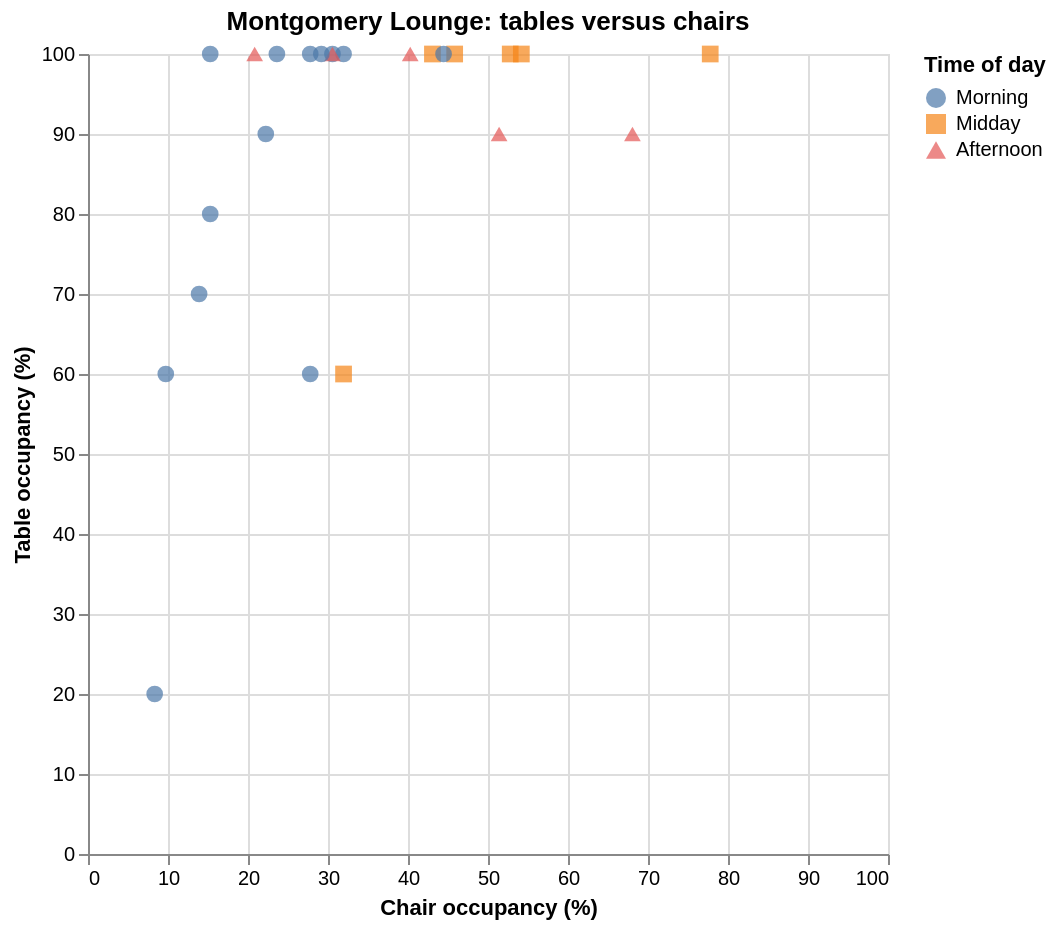

The cell this chart's notebook holds for it:
### Code cell
subset = data[data["location_label"] == "Montgomery Lounge"]

alt.Chart(subset).mark_point(filled=True, size=70).encode(
    x=alt.X(
        "chair_occupancy_pct:Q",
        title="Chair occupancy (%)",
        scale=alt.Scale(domain=[0, 100])
    ),
    y=alt.Y(
        "table_occupancy_pct:Q",
        title="Table occupancy (%)",
        scale=alt.Scale(domain=[0, 100])
    ),
    color=alt.Color("time_of_day:N", title="Time of day", sort=periods),
    shape=alt.Shape("time_of_day:N", title="Time of day", sort=periods),
    tooltip=["visit_id", "chair_occupancy_pct", "table_occupancy_pct"]
).properties(
    width=400,
    height=400,
    title="Montgomery Lounge: tables versus chairs"
)

### Figure 1 — Vega-Lite specification as saved in the notebook (floating-point values rounded to 4 significant figures)
{"config": {"view": {"continuousWidth": 300, "continuousHeight": 300}}, "data": {"name": "data-0e1a3010bd79882658cac84e9d3fb4a7"}, "mark": {"type": "point", "filled": true, "size": 70}, "encoding": {"color": {"field": "time_of_day", "sort": ["Morning", "Midday", "Afternoon"], "title": "Time of day", "type": "nominal"}, "shape": {"field": "time_of_day", "sort": ["Morning", "Midday", "Afternoon"], "title": "Time of day", "type": "nominal"}, "tooltip": [{"field": "visit_id", "type": "quantitative"}, {"field": "chair_occupancy_pct", "type": "quantitative"}, {"field": "table_occupancy_pct", "type": "quantitative"}], "x": {"field": "chair_occupancy_pct", "scale": {"domain": [0, 100]}, "title": "Chair occupancy (%)", "type": "quantitative"}, "y": {"field": "table_occupancy_pct", "scale": {"domain": [0, 100]}, "title": "Table occupancy (%)", "type": "quantitative"}}, "height": 400, "title": "Montgomery Lounge: tables versus chairs", "width": 400, "$schema": "https://vega.github.io/schema/vega-lite/v6.4.1.json", "datasets": {"data-0e1a3010bd79882658cac84e9d3fb4a7": [{"visit_id": 2, "location": "montgomery_lounge", "date": "9/28/2026", "day": "Monday", "time": "17:04", "time_of_day": "Afternoon", "semester_week": 6, "temperature": 66, "temp_bucket": 60, "weather": "Sunny", "total_chairs": 72, "total_tables": 10, "occupied_chairs": 29, "available_chairs": 43, "occupied_tables": 10.0, "available_tables": 0.0, "chair_occupancy_pct": 40.28, "table_occupancy_pct": 100.0, "location_label": "Montgomery Lounge", "space_type": "indoor", "session_id": "9/28/2026 Afternoon", "table_chair_gap": 59.72, "people_per_table": 2.9, "has_open_table": 0.0}, {"visit_id": 8, "location": "montgomery_lounge", "date": "9/29/2026", "day": "Tuesday", "time": "9:00", "time_of_day": "Morning", "semester_week": 6, "temperature": 63, "temp_bucket": 60, "weather": "Sunny", "total_chairs": 72, "total_tables": 10, "occupied_chairs": 23, "available_chairs": 49, "occupied_tables": 10.0, "available_tables": 0.0, "chair_occupancy_pct": 31.94, "table_occupancy_pct": 100.0, "location_label": "Montgomery Lounge", "space_type": "indoor", "session_id": "9/29/2026 Morning", "table_chair_gap": 68.06, "people_per_table": 2.3, "has_open_table": 0.0}, {"visit_id": 16, "location": "montgomery_lounge", "date": "9/29/2026", "day": "Tuesday", "time": "13:34", "time_of_day": "Midday", "semester_week": 6, "temperature": 75, "temp_bucket": 70, "weather": "Sunny", "total_chairs": 72, "total_tables": 10, "occupied_chairs": 56, "available_chairs": 16, "occupied_tables": 10.0, "available_tables": 0.0, "chair_occupancy_pct": 77.78, "table_occupancy_pct": 100.0, "location_label": "Montgomery Lounge", "space_type": "indoor", "session_id": "9/29/2026 Midday", "table_chair_gap": 22.22, "people_per_table": 5.6, "has_open_table": 0.0}, {"visit_id": 23, "location": "montgomery_lounge", "date": "9/30/2026", "day": "Wednesday", "time": "8:49", "time_of_day": "Morning", "semester_week": 6, "temperature": 62, "temp_bucket": 60, "weather": "Rain", "total_chairs": 72, "total_tables": 10, "occupied_chairs": 22, "available_chairs": 50, "occupied_tables": 10.0, "available_tables": 0.0, "chair_occupancy_pct": 30.56, "table_occupancy_pct": 100.0, "location_label": "Montgomery Lounge", "space_type": "indoor", "session_id": "9/30/2026 Morning", "table_chair_gap": 69.44, "people_per_table": 2.2, "has_open_table": 0.0}, {"visit_id": 31, "location": "montgomery_lounge", "date": "9/30/2026", "day": "Wednesday", "time": "18:05", "time_of_day": "Afternoon", "semester_week": 6, "temperature": 62, "temp_bucket": 60, "weather": "Rain", "total_chairs": 72, "total_tables": 10, "occupied_chairs": 22, "available_chairs": 50, "occupied_tables": 10.0, "available_tables": 0.0, "chair_occupancy_pct": 30.56, "table_occupancy_pct": 100.0, "location_label": "Montgomery Lounge", "space_type": "indoor", "session_id": "9/30/2026 Afternoon", "table_chair_gap": 69.44, "people_per_table": 2.2, "has_open_table": 0.0}, {"visit_id": 38, "location": "montgomery_lounge", "date": "10/1/2026", "day": "Thursday", "time": "8:12", "time_of_day": "Morning", "semester_week": 6, "temperature": 66, "temp_bucket": 60, "weather": "Rain", "total_chairs": 72, "total_tables": 10, "occupied_chairs": 6, "available_chairs": 66, "occupied_tables": 2.0, "available_tables": 8.0, "chair_occupancy_pct": 8.333, "table_occupancy_pct": 20.0, "location_label": "Montgomery Lounge", "space_type": "indoor", "session_id": "10/1/2026 Morning", "table_chair_gap": 11.67, "people_per_table": 3.0, "has_open_table": 1.0}, {"visit_id": 45, "location": "montgomery_lounge", "date": "10/1/2026", "day": "Thursday", "time": "12:38", "time_of_day": "Midday", "semester_week": 6, "temperature": 72, "temp_bucket": 70, "weather": "Rain", "total_chairs": 72, "total_tables": 10, "occupied_chairs": 38, "available_chairs": 34, "occupied_tables": 10.0, "available_tables": 0.0, "chair_occupancy_pct": 52.78, "table_occupancy_pct": 100.0, "location_label": "Montgomery Lounge", "space_type": "indoor", "session_id": "10/1/2026 Midday", "table_chair_gap": 47.22, "people_per_table": 3.8, "has_open_table": 0.0}, {"visit_id": 51, "location": "montgomery_lounge", "date": "10/1/2026", "day": "Thursday", "time": "16:04", "time_of_day": "Afternoon", "semester_week": 6, "temperature": 67, "temp_bucket": 60, "weather": "Rain", "total_chairs": 72, "total_tables": 10, "occupied_chairs": 49, "available_chairs": 23, "occupied_tables": 9.0, "available_tables": 1.0, "chair_occupancy_pct": 68.06, "table_occupancy_pct": 90.0, "location_label": "Montgomery Lounge", "space_type": "indoor", "session_id": "10/1/2026 Afternoon", "table_chair_gap": 21.94, "people_per_table": 5.444, "has_open_table": 1.0}, {"visit_id": 59, "location": "montgomery_lounge", "date": "10/2/2026", "day": "Friday", "time": "8:05", "time_of_day": "Morning", "semester_week": 6, "temperature": 59, "temp_bucket": 50, "weather": "Cloudy", "total_chairs": 72, "total_tables": 10, "occupied_chairs": 20, "available_chairs": 52, "occupied_tables": 6.0, "available_tables": 4.0, "chair_occupancy_pct": 27.78, "table_occupancy_pct": 60.0, "location_label": "Montgomery Lounge", "space_type": "indoor", "session_id": "10/2/2026 Morning", "table_chair_gap": 32.22, "people_per_table": 3.333, "has_open_table": 1.0}, {"visit_id": 66, "location": "montgomery_lounge", "date": "10/2/2026", "day": "Friday", "time": "13:10", "time_of_day": "Midday", "semester_week": 6, "temperature": 64, "temp_bucket": 60, "weather": "Sunny", "total_chairs": 72, "total_tables": 10, "occupied_chairs": 23, "available_chairs": 49, "occupied_tables": 6.0, "available_tables": 4.0, "chair_occupancy_pct": 31.94, "table_occupancy_pct": 60.0, "location_label": "Montgomery Lounge", "space_type": "indoor", "session_id": "10/2/2026 Midday", "table_chair_gap": 28.06, "people_per_table": 3.833, "has_open_table": 1.0}, {"visit_id": 73, "location": "montgomery_lounge", "date": "10/5/2026", "day": "Monday", "time": "8:56", "time_of_day": "Morning", "semester_week": 7, "temperature": 58, "temp_bucket": 50, "weather": "Sunny", "total_chairs": 72, "total_tables": 10, "occupied_chairs": 20, "available_chairs": 52, "occupied_tables": 10.0, "available_tables": 0.0, "chair_occupancy_pct": 27.78, "table_occupancy_pct": 100.0, "location_label": "Montgomery Lounge", "space_type": "indoor", "session_id": "10/5/2026 Morning", "table_chair_gap": 72.22, "people_per_table": 2.0, "has_open_table": 0.0}, {"visit_id": 84, "location": "montgomery_lounge", "date": "10/5/2026", "day": "Monday", "time": "17:21", "time_of_day": "Afternoon", "semester_week": 7, "temperature": 63, "temp_bucket": 60, "weather": "Sunny", "total_chairs": 72, "total_tables": 10, "occupied_chairs": 15, "available_chairs": 57, "occupied_tables": 10.0, "available_tables": 0.0, "chair_occupancy_pct": 20.83, "table_occupancy_pct": 100.0, "location_label": "Montgomery Lounge", "space_type": "indoor", "session_id": "10/5/2026 Afternoon", "table_chair_gap": 79.17, "people_per_table": 1.5, "has_open_table": 0.0}, {"visit_id": 87, "location": "montgomery_lounge", "date": "10/6/2026", "day": "Tuesday", "time": "8:54", "time_of_day": "Morning", "semester_week": 7, "temperature": 58, "temp_bucket": 50, "weather": "Sunny", "total_chairs": 72, "total_tables": 10, "occupied_chairs": 17, "available_chairs": 55, "occupied_tables": 10.0, "available_tables": 0.0, "chair_occupancy_pct": 23.61, "table_occupancy_pct": 100.0, "location_label": "Montgomery Lounge", "space_type": "indoor", "session_id": "10/6/2026 Morning", "table_chair_gap": 76.39, "people_per_table": 1.7, "has_open_table": 0.0}, {"visit_id": 94, "location": "montgomery_lounge", "date": "10/6/2026", "day": "Tuesday", "time": "13:34", "time_of_day": "Midday", "semester_week": 7, "temperature": 73, "temp_bucket": 70, "weather": "Sunny", "total_chairs": 72, "total_tables": 10, "occupied_chairs": 39, "available_chairs": 33, "occupied_tables": 10.0, "available_tables": 0.0, "chair_occupancy_pct": 54.17, "table_occupancy_pct": 100.0, "location_label": "Montgomery Lounge", "space_type": "indoor", "session_id": "10/6/2026 Midday", "table_chair_gap": 45.83, "people_per_table": 3.9, "has_open_table": 0.0}, {"visit_id": 101, "location": "montgomery_lounge", "date": "10/7/2026", "day": "Wednesday", "time": "8:55", "time_of_day": "Morning", "semester_week": 7, "temperature": 63, "temp_bucket": 60, "weather": "Sunny", "total_chairs": 72, "total_tables": 10, "occupied_chairs": 21, "available_chairs": 51, "occupied_tables": 10.0, "available_tables": 0.0, "chair_occupancy_pct": 29.17, "table_occupancy_pct": 100.0, "location_label": "Montgomery Lounge", "space_type": "indoor", "session_id": "10/7/2026 Morning", "table_chair_gap": 70.83, "people_per_table": 2.1, "has_open_table": 0.0}, {"visit_id": 113, "location": "montgomery_lounge", "date": "10/7/2026", "day": "Wednesday", "time": "12:00", "time_of_day": "Midday", "semester_week": 7, "temperature": 75, "temp_bucket": 70, "weather": "Sunny", "total_chairs": 72, "total_tables": 10, "occupied_chairs": 33, "available_chairs": 39, "occupied_tables": 10.0, "available_tables": 0.0, "chair_occupancy_pct": 45.83, "table_occupancy_pct": 100.0, "location_label": "Montgomery Lounge", "space_type": "indoor", "session_id": "10/7/2026 Midday", "table_chair_gap": 54.17, "people_per_table": 3.3, "has_open_table": 0.0}, {"visit_id": 119, "location": "montgomery_lounge", "date": "10/7/2026", "day": "Wednesday", "time": "17:14", "time_of_day": "Afternoon", "semester_week": 7, "temperature": 73, "temp_bucket": 70, "weather": "Sunny", "total_chairs": 72, "total_tables": 10, "occupied_chairs": 37, "available_chairs": 35, "occupied_tables": 9.0, "available_tables": 1.0, "chair_occupancy_pct": 51.39, "table_occupancy_pct": 90.0, "location_label": "Montgomery Lounge", "space_type": "indoor", "session_id": "10/7/2026 Afternoon", "table_chair_gap": 38.61, "people_per_table": 4.111, "has_open_table": 1.0}, {"visit_id": 122, "location": "montgomery_lounge", "date": "10/8/2026", "day": "Thursday", "time": "8:49", "time_of_day": "Morning", "semester_week": 7, "temperature": 58, "temp_bucket": 50, "weather": "Sunny", "total_chairs": 72, "total_tables": 10, "occupied_chairs": 10, "available_chairs": 62, "occupied_tables": 7.0, "available_tables": 3.0, "chair_occupancy_pct": 13.89, "table_occupancy_pct": 70.0, "location_label": "Montgomery Lounge", "space_type": "indoor", "session_id": "10/8/2026 Morning", "table_chair_gap": 56.11, "people_per_table": 1.429, "has_open_table": 1.0}, {"visit_id": 129, "location": "montgomery_lounge", "date": "10/8/2026", "day": "Thursday", "time": "13:30", "time_of_day": "Midday", "semester_week": 7, "temperature": 72, "temp_bucket": 70, "weather": "Sunny", "total_chairs": 72, "total_tables": 10, "occupied_chairs": 31, "available_chairs": 41, "occupied_tables": 10.0, "available_tables": 0.0, "chair_occupancy_pct": 43.06, "table_occupancy_pct": 100.0, "location_label": "Montgomery Lounge", "space_type": "indoor", "session_id": "10/8/2026 Midday", "table_chair_gap": 56.94, "people_per_table": 3.1, "has_open_table": 0.0}, {"visit_id": 140, "location": "montgomery_lounge", "date": "10/9/2026", "day": "Friday", "time": "8:32", "time_of_day": "Morning", "semester_week": 7, "temperature": 55, "temp_bucket": 50, "weather": "Cloudy", "total_chairs": 72, "total_tables": 10, "occupied_chairs": 32, "available_chairs": 40, "occupied_tables": 10.0, "available_tables": 0.0, "chair_occupancy_pct": 44.44, "table_occupancy_pct": 100.0, "location_label": "Montgomery Lounge", "space_type": "indoor", "session_id": "10/9/2026 Morning", "table_chair_gap": 55.56, "people_per_table": 3.2, "has_open_table": 0.0}, {"visit_id": 144, "location": "montgomery_lounge", "date": "10/13/2026", "day": "Tuesday", "time": "8:45", "time_of_day": "Morning", "semester_week": 8, "temperature": 70, "temp_bucket": 70, "weather": "Sunny", "total_chairs": 72, "total_tables": 10, "occupied_chairs": 7, "available_chairs": 65, "occupied_tables": 6.0, "available_tables": 4.0, "chair_occupancy_pct": 9.722, "table_occupancy_pct": 60.0, "location_label": "Montgomery Lounge", "space_type": "indoor", "session_id": "10/13/2026 Morning", "table_chair_gap": 50.28, "people_per_table": 1.167, "has_open_table": 1.0}, {"visit_id": 151, "location": "montgomery_lounge", "date": "10/19/2026", "day": "Monday", "time": "8:49", "time_of_day": "Morning", "semester_week": 9, "temperature": 53, "temp_bucket": 50, "weather": "Sunny", "total_chairs": 72, "total_tables": 10, "occupied_chairs": 11, "available_chairs": 61, "occupied_tables": 10.0, "available_tables": 0.0, "chair_occupancy_pct": 15.28, "table_occupancy_pct": 100.0, "location_label": "Montgomery Lounge", "space_type": "indoor", "session_id": "10/19/2026 Morning", "table_chair_gap": 84.72, "people_per_table": 1.1, "has_open_table": 0.0}, {"visit_id": 158, "location": "montgomery_lounge", "date": "10/20/2026", "day": "Tuesday", "time": "8:51", "time_of_day": "Morning", "semester_week": 9, "temperature": 55, "temp_bucket": 50, "weather": "Cloudy", "total_chairs": 72, "total_tables": 10, "occupied_chairs": 16, "available_chairs": 56, "occupied_tables": 9.0, "available_tables": 1.0, "chair_occupancy_pct": 22.22, "table_occupancy_pct": 90.0, "location_label": "Montgomery Lounge", "space_type": "indoor", "session_id": "10/20/2026 Morning", "table_chair_gap": 67.78, "people_per_table": 1.778, "has_open_table": 1.0}, {"visit_id": 165, "location": "montgomery_lounge", "date": "10/21/2026", "day": "Wednesday", "time": "8:51", "time_of_day": "Morning", "semester_week": 9, "temperature": 57, "temp_bucket": 50, "weather": "Sunny", "total_chairs": 72, "total_tables": 10, "occupied_chairs": 11, "available_chairs": 61, "occupied_tables": 8.0, "available_tables": 2.0, "chair_occupancy_pct": 15.28, "table_occupancy_pct": 80.0, "location_label": "Montgomery Lounge", "space_type": "indoor", "session_id": "10/21/2026 Morning", "table_chair_gap": 64.72, "people_per_table": 1.375, "has_open_table": 1.0}]}}
